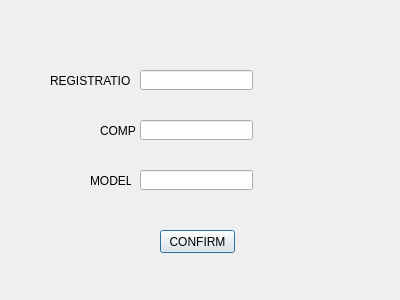
<?xml version="1.0" encoding="UTF-8"?>
<ui version="4.0">
 <class>ajout</class>
 <widget class="QDialog" name="ajout">
  <property name="geometry">
   <rect>
    <x>0</x>
    <y>0</y>
    <width>400</width>
    <height>300</height>
   </rect>
  </property>
  <property name="windowTitle">
   <string>Dialog</string>
  </property>
  <widget class="QPushButton" name="pushButton">
   <property name="geometry">
    <rect>
     <x>160</x>
     <y>230</y>
     <width>75</width>
     <height>23</height>
    </rect>
   </property>
   <property name="text">
    <string>CONFIRM</string>
   </property>
  </widget>
  <widget class="QLineEdit" name="matricule">
   <property name="geometry">
    <rect>
     <x>140</x>
     <y>70</y>
     <width>113</width>
     <height>20</height>
    </rect>
   </property>
  </widget>
  <widget class="QLineEdit" name="compagne">
   <property name="geometry">
    <rect>
     <x>140</x>
     <y>120</y>
     <width>113</width>
     <height>20</height>
    </rect>
   </property>
  </widget>
  <widget class="QLineEdit" name="model">
   <property name="geometry">
    <rect>
     <x>140</x>
     <y>170</y>
     <width>113</width>
     <height>20</height>
    </rect>
   </property>
  </widget>
  <widget class="QLabel" name="label">
   <property name="geometry">
    <rect>
     <x>50</x>
     <y>70</y>
     <width>81</width>
     <height>21</height>
    </rect>
   </property>
   <property name="text">
    <string>REGISTRATION</string>
   </property>
  </widget>
  <widget class="QLabel" name="label_2">
   <property name="geometry">
    <rect>
     <x>100</x>
     <y>120</y>
     <width>41</width>
     <height>21</height>
    </rect>
   </property>
   <property name="text">
    <string>COMP</string>
   </property>
  </widget>
  <widget class="QLabel" name="label_3">
   <property name="geometry">
    <rect>
     <x>90</x>
     <y>170</y>
     <width>41</width>
     <height>21</height>
    </rect>
   </property>
   <property name="text">
    <string>MODEL</string>
   </property>
  </widget>
 </widget>
 <resources/>
 <connections/>
</ui>
